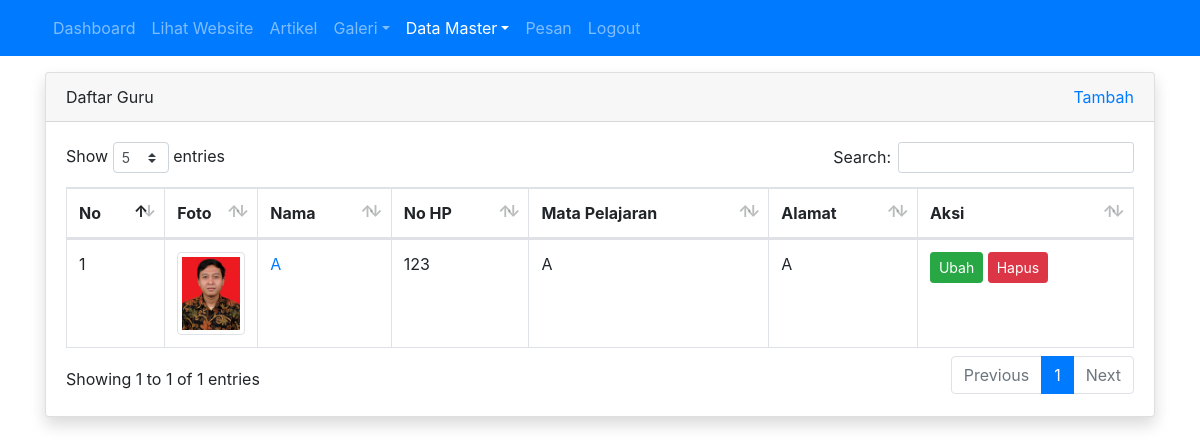
Screenshot of /admin/guru/index.php (signed in) with the database file from the repository.
### tables this page shows
CREATE TABLE `tbl_guru` (
  `id` int(11) NOT NULL,
  `nama` varchar(100) DEFAULT NULL,
  `nip` int(10) DEFAULT NULL,
  `jenis_kelamin` enum('L','P') DEFAULT NULL,
  `no_hp` varchar(12) DEFAULT NULL,
  `tempat_lahir` varchar(50) DEFAULT NULL,
  `tanggal_lahir` date DEFAULT NULL,
  `mata_pelajaran` varchar(50) DEFAULT NULL,
  `alamat` varchar(100) DEFAULT NULL,
  `foto` varchar(100) DEFAULT NULL
);

### admin/guru/index.php (the view, shortened to what this page needs)
<?php
require_once '../../koneksi.php';
$query = mysqli_query($koneksi, "SELECT id, nama, alamat, foto, no_hp, mata_pelajaran FROM tbl_guru");
$no = 1;
?>
<!DOCTYPE html>
<html>
<head>
	<link rel="stylesheet" href="../../resources/datatables/datatables.min.css">
	<link rel="stylesheet" href="../../resources/css/bootstrap.min.css">
</head>
<body>
	<?php require_once '../navbar.php'; ?>
	<div class="container mt-3">
		<div class="row">
			<div class="col">
				<div class="card shadow">
					<div class="card-header">
						<div class="clearfix">
							<div class="float-left">
								Daftar Guru
							</div>
							<div class="float-right">
								<a href="tambah.php">Tambah</a>
							</div>
						</div>
					</div>
					<div class="card-body">
						<table id="table_id" class="dataTable table table-bordered">
							<thead>
								<tr>
									<th>No</th>
									<th width="50px">Foto</th>
									<th>Nama</th>
									<th>No HP</th>
									<th>Mata Pelajaran</th>
									<th>Alamat</th>
									<th>Aksi</th>
								</tr>
							</thead>
							<tbody>
								<?php while ($row = mysqli_fetch_assoc($query)) : ?>
									<tr>
										<td><?= $no++ ?></td>
										<td><img src="../../images/guru/<?= $row['foto'] ?>" alt="" width="100%" class="img-thumbnail"></td>
										<td><a href="detail.php?id=<?= $row['id'] ?>"><?= $row['nama'] ?></a></td>
										<td><?= $row['no_hp'] ?></td>
										<td><?= $row['mata_pelajaran'] ?></td>
										<td><?= $row['alamat'] ?></td>
										<td>
											<a href="ubah.php?id=<?= $row['id'] ?>" class="btn btn-success btn-sm">Ubah</a>
											<a href="hapus.php?id=<?= $row['id'] ?>" class="btn btn-danger btn-sm" onclick="return confirm('apakah anda yakin?')">Hapus</a>
										</td>
									</tr>
								<?php endwhile; ?>
							</tbody>
						</table>
					</div>
				</div>
			</div>
		</div>
	</div>
</body>
</html>

### rows the page displays
tbl_guru: foto (picture), nama "A", no_hp "123", mata_pelajaran "A", alamat "A"
